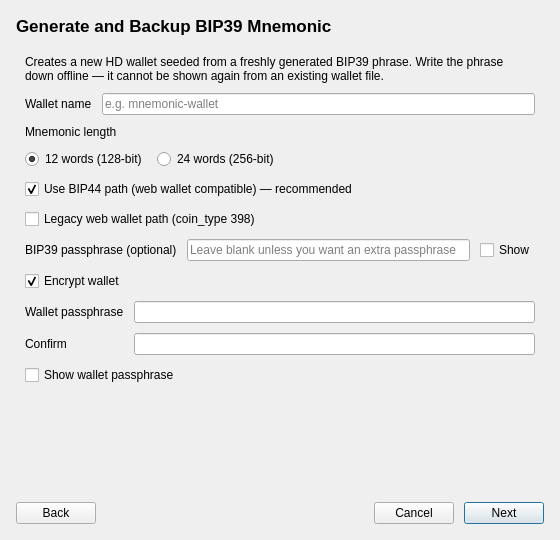
<?xml version="1.0" encoding="UTF-8"?>
<ui version="4.0">
 <class>MnemonicBackupDialog</class>
 <widget class="QDialog" name="MnemonicBackupDialog">
  <property name="geometry">
   <rect>
    <x>0</x>
    <y>0</y>
    <width>560</width>
    <height>540</height>
   </rect>
  </property>
  <property name="windowTitle">
   <string>Generate and Backup Mnemonic</string>
  </property>
  <layout class="QVBoxLayout" name="verticalLayout">
   <property name="spacing">
    <number>10</number>
   </property>
   <property name="leftMargin">
    <number>16</number>
   </property>
   <property name="topMargin">
    <number>16</number>
   </property>
   <property name="rightMargin">
    <number>16</number>
   </property>
   <property name="bottomMargin">
    <number>16</number>
   </property>
   <item>
    <widget class="QLabel" name="titleLabel">
     <property name="font">
      <font>
       <pointsize>13</pointsize>
       <bold>true</bold>
      </font>
     </property>
     <property name="text">
      <string>Generate and Backup BIP39 Mnemonic</string>
     </property>
    </widget>
   </item>
   <item>
    <widget class="QStackedWidget" name="stackedWidget">
     <property name="currentIndex">
      <number>0</number>
     </property>
     <widget class="QWidget" name="pageSetup">
      <layout class="QVBoxLayout" name="setupLayout">
       <property name="spacing">
        <number>10</number>
       </property>
       <item>
        <widget class="QLabel" name="setupHintLabel">
         <property name="wordWrap">
          <bool>true</bool>
         </property>
         <property name="text">
          <string>Creates a new HD wallet seeded from a freshly generated BIP39 phrase. Write the phrase down offline — it cannot be shown again from an existing wallet file.</string>
         </property>
        </widget>
       </item>
       <item>
        <layout class="QFormLayout" name="setupForm">
         <item row="0" column="0">
          <widget class="QLabel" name="walletNameLabel">
           <property name="text">
            <string>Wallet name</string>
           </property>
          </widget>
         </item>
         <item row="0" column="1">
          <widget class="QLineEdit" name="walletNameEdit">
           <property name="placeholderText">
            <string>e.g. mnemonic-wallet</string>
           </property>
          </widget>
         </item>
        </layout>
       </item>
       <item>
        <widget class="QLabel" name="wordCountLabel">
         <property name="text">
          <string>Mnemonic length</string>
         </property>
        </widget>
       </item>
       <item>
        <layout class="QHBoxLayout" name="wordCountLayout">
         <item>
          <widget class="QRadioButton" name="words12Radio">
           <property name="text">
            <string>12 words (128-bit)</string>
           </property>
           <property name="checked">
            <bool>true</bool>
           </property>
          </widget>
         </item>
         <item>
          <widget class="QRadioButton" name="words24Radio">
           <property name="text">
            <string>24 words (256-bit)</string>
           </property>
          </widget>
         </item>
         <item>
          <spacer name="wordCountSpacer">
           <property name="orientation">
            <enum>Qt::Horizontal</enum>
           </property>
           <property name="sizeHint" stdset="0">
            <size>
             <width>40</width>
             <height>20</height>
            </size>
           </property>
          </spacer>
         </item>
        </layout>
       </item>
       <item>
        <widget class="QCheckBox" name="bip44CheckBox">
         <property name="toolTip">
          <string>Derive keys on m/44'/coin_type'/0'/… so addresses match the XPChain web wallet.</string>
         </property>
         <property name="text">
          <string>Use BIP44 path (web wallet compatible) — recommended</string>
         </property>
         <property name="checked">
          <bool>true</bool>
         </property>
        </widget>
       </item>
       <item>
        <widget class="QCheckBox" name="legacyCoinTypeCheckBox">
         <property name="toolTip">
          <string>Only enable for older web wallet deployments that used coin_type 398.</string>
         </property>
         <property name="text">
          <string>Legacy web wallet path (coin_type 398)</string>
         </property>
        </widget>
       </item>
       <item>
        <layout class="QHBoxLayout" name="bip39PassLayout">
         <item>
          <widget class="QLabel" name="bip39PassLabel">
           <property name="text">
            <string>BIP39 passphrase (optional)</string>
           </property>
          </widget>
         </item>
         <item>
          <widget class="QLineEdit" name="bip39PassEdit">
           <property name="echoMode">
            <enum>QLineEdit::Password</enum>
           </property>
           <property name="placeholderText">
            <string>Leave blank unless you want an extra passphrase</string>
           </property>
          </widget>
         </item>
         <item>
          <widget class="QCheckBox" name="showBip39PassCheckBox">
           <property name="text">
            <string>Show</string>
           </property>
          </widget>
         </item>
        </layout>
       </item>
       <item>
        <widget class="QCheckBox" name="encryptWalletCheckBox">
         <property name="toolTip">
          <string>Encrypt spending keys and (on SQLCipher builds) the wallet file at rest.</string>
         </property>
         <property name="text">
          <string>Encrypt wallet</string>
         </property>
         <property name="checked">
          <bool>true</bool>
         </property>
        </widget>
       </item>
       <item>
        <layout class="QFormLayout" name="encryptForm">
         <item row="0" column="0">
          <widget class="QLabel" name="passphraseLabel">
           <property name="text">
            <string>Wallet passphrase</string>
           </property>
          </widget>
         </item>
         <item row="0" column="1">
          <widget class="QLineEdit" name="passphraseEdit">
           <property name="echoMode">
            <enum>QLineEdit::Password</enum>
           </property>
          </widget>
         </item>
         <item row="1" column="0">
          <widget class="QLabel" name="confirmLabel">
           <property name="text">
            <string>Confirm</string>
           </property>
          </widget>
         </item>
         <item row="1" column="1">
          <widget class="QLineEdit" name="confirmEdit">
           <property name="echoMode">
            <enum>QLineEdit::Password</enum>
           </property>
          </widget>
         </item>
        </layout>
       </item>
       <item>
        <widget class="QCheckBox" name="showWalletPassCheckBox">
         <property name="text">
          <string>Show wallet passphrase</string>
         </property>
        </widget>
       </item>
       <item>
        <widget class="QLabel" name="setupStatusLabel">
         <property name="wordWrap">
          <bool>true</bool>
         </property>
         <property name="text">
          <string/>
         </property>
        </widget>
       </item>
       <item>
        <spacer name="setupSpacer">
         <property name="orientation">
          <enum>Qt::Vertical</enum>
         </property>
         <property name="sizeHint" stdset="0">
          <size>
           <width>20</width>
           <height>40</height>
          </size>
         </property>
        </spacer>
       </item>
      </layout>
     </widget>
     <widget class="QWidget" name="pageShow">
      <layout class="QVBoxLayout" name="showLayout">
       <property name="spacing">
        <number>10</number>
       </property>
       <item>
        <widget class="QLabel" name="showHintLabel">
         <property name="wordWrap">
          <bool>true</bool>
         </property>
         <property name="text">
          <string>Write these words down on paper in order. Do not screenshot, email, or store them in cloud notes. Anyone with this phrase can spend your coins.</string>
         </property>
        </widget>
       </item>
       <item>
        <widget class="QPlainTextEdit" name="mnemonicDisplay">
         <property name="readOnly">
          <bool>true</bool>
         </property>
         <property name="tabChangesFocus">
          <bool>true</bool>
         </property>
        </widget>
       </item>
       <item>
        <layout class="QHBoxLayout" name="showControlsLayout">
         <item>
          <widget class="QCheckBox" name="showMnemonicCheckBox">
           <property name="text">
            <string>Show words</string>
           </property>
           <property name="checked">
            <bool>true</bool>
           </property>
          </widget>
         </item>
         <item>
          <spacer name="showControlsSpacer">
           <property name="orientation">
            <enum>Qt::Horizontal</enum>
           </property>
           <property name="sizeHint" stdset="0">
            <size>
             <width>40</width>
             <height>20</height>
            </size>
           </property>
          </spacer>
         </item>
        </layout>
       </item>
       <item>
        <widget class="QCheckBox" name="wroteDownCheckBox">
         <property name="text">
          <string>I have written down this mnemonic and stored it safely offline</string>
         </property>
        </widget>
       </item>
       <item>
        <spacer name="showSpacer">
         <property name="orientation">
          <enum>Qt::Vertical</enum>
         </property>
         <property name="sizeHint" stdset="0">
          <size>
           <width>20</width>
           <height>40</height>
          </size>
         </property>
        </spacer>
       </item>
      </layout>
     </widget>
     <widget class="QWidget" name="pageConfirm">
      <layout class="QVBoxLayout" name="confirmLayout">
       <property name="spacing">
        <number>10</number>
       </property>
       <item>
        <widget class="QLabel" name="confirmHintLabel">
         <property name="wordWrap">
          <bool>true</bool>
         </property>
         <property name="text">
          <string>Re-enter the mnemonic to confirm your backup before the wallet is created.</string>
         </property>
        </widget>
       </item>
       <item>
        <widget class="QPlainTextEdit" name="confirmMnemonicEdit">
         <property name="placeholderText">
          <string>Enter the same words, separated by spaces</string>
         </property>
        </widget>
       </item>
       <item>
        <widget class="QLabel" name="confirmStatusLabel">
         <property name="wordWrap">
          <bool>true</bool>
         </property>
         <property name="text">
          <string/>
         </property>
        </widget>
       </item>
       <item>
        <spacer name="confirmSpacer">
         <property name="orientation">
          <enum>Qt::Vertical</enum>
         </property>
         <property name="sizeHint" stdset="0">
          <size>
           <width>20</width>
           <height>40</height>
          </size>
         </property>
        </spacer>
       </item>
      </layout>
     </widget>
    </widget>
   </item>
   <item>
    <layout class="QHBoxLayout" name="buttonLayout">
     <item>
      <widget class="QPushButton" name="backButton">
       <property name="text">
        <string>Back</string>
       </property>
      </widget>
     </item>
     <item>
      <spacer name="buttonSpacer">
       <property name="orientation">
        <enum>Qt::Horizontal</enum>
       </property>
       <property name="sizeHint" stdset="0">
        <size>
         <width>40</width>
         <height>20</height>
        </size>
       </property>
      </spacer>
     </item>
     <item>
      <widget class="QPushButton" name="cancelButton">
       <property name="text">
        <string>Cancel</string>
       </property>
      </widget>
     </item>
     <item>
      <widget class="QPushButton" name="nextButton">
       <property name="text">
        <string>Next</string>
       </property>
       <property name="default">
        <bool>true</bool>
       </property>
      </widget>
     </item>
    </layout>
   </item>
  </layout>
 </widget>
 <resources/>
 <connections/>
</ui>
